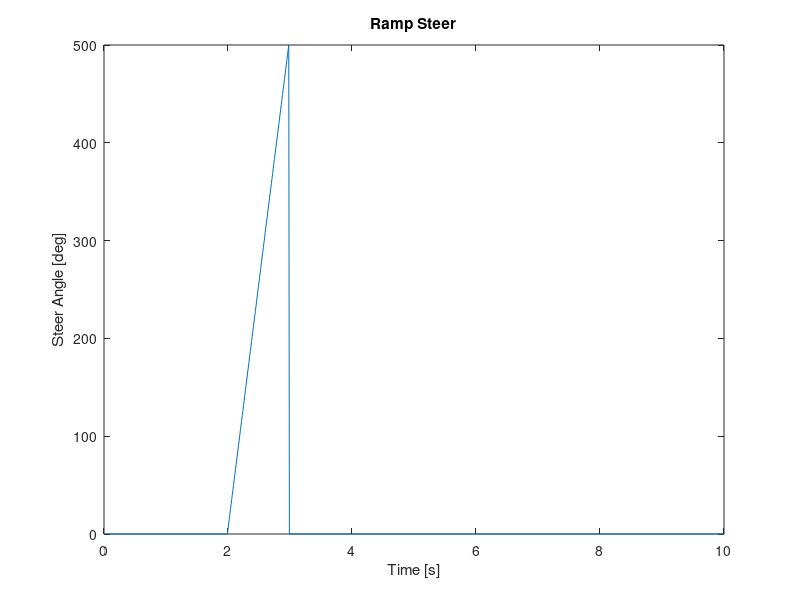

Write MATLAB code to recreate this figure. (Note: this script raises an error after producing the figure.)
%% RampSteer_v1.m
% 4/25/23
% S. Krug
% Notes:
%
% 
%

close
clc
clear all
% Set parameters
fs = 100; % Sampling frequency (Hz)
total_time = 10; %(sec)
t = (0:1/fs:total_time)'; % Time vector (seconds)

steer_angle_end_deg = 500; %deg
start_time_s = 2; %sec
steer_rate_dps = 500;
steer_time = steer_angle_end_deg/steer_rate_dps;

steer_angle_segmented = linspace(0, steer_angle_end_deg, steer_time*fs);

steer_angle_deg = zeros(length(t),1);


steer_angle_deg(start_time_s*fs:start_time_s*fs+length(steer_angle_segmented)-1,1) = steer_angle_segmented; %deg


% f = .7; % Sine wave frequency (Hz)
% A = 90; % Sine wave amplitude (steering angle
% dwell_time = 3/4 * (1/f); % Dwell time (seconds)
% dwell_length = 3; % (second)
% dwell_time_end1 = 3/4 * (1/f);
% dwell_time_end2 = 1 * (1/f);
% 
% % Create sine wave
% sine_wave = A * sin(2*pi*f*t);
% 
% % Segment end of sine wave
% end_wave_index_start = length(find(t<dwell_time_end1));
% diff = length(find(t<dwell_time_end2)) - length(find(t<dwell_time_end1));
% end_wave_index_end = end_wave_index_start + diff;
% end_wave = sine_wave(end_wave_index_start:end_wave_index_end); %save end wave
% 
% % Add dwell
% dwell_start_index = length(find(t<=dwell_time));
% dwell_end_index = dwell_start_index + dwell_length*fs;
% % dwell_start = round((length(t)/2) - (dwell_time/2 * fs));
% % dwell_end = round((length(t)/2) + (dwell_time/2 * fs));
% sine_wave(dwell_start_index:dwell_end_index) = -A;
% sine_wave(dwell_end_index:dwell_end_index+diff) = end_wave;
% sine_wave(dwell_end_index+diff:end) = 0;
% 
% time_shift = .5; % (second)
% sine_wave_final = circshift(sine_wave, fs*time_shift);

% Plot sine wave
plot(t, steer_angle_deg);
xlabel('Time [s]');
ylabel('Steer Angle [deg]');
title('Ramp Steer');
Plotter(1)

signal(:,1) = t;
signal(:,2) = steer_angle_deg;

% 
% signal(:,1) = t;
% signal(:,2) = sine_wave_final;